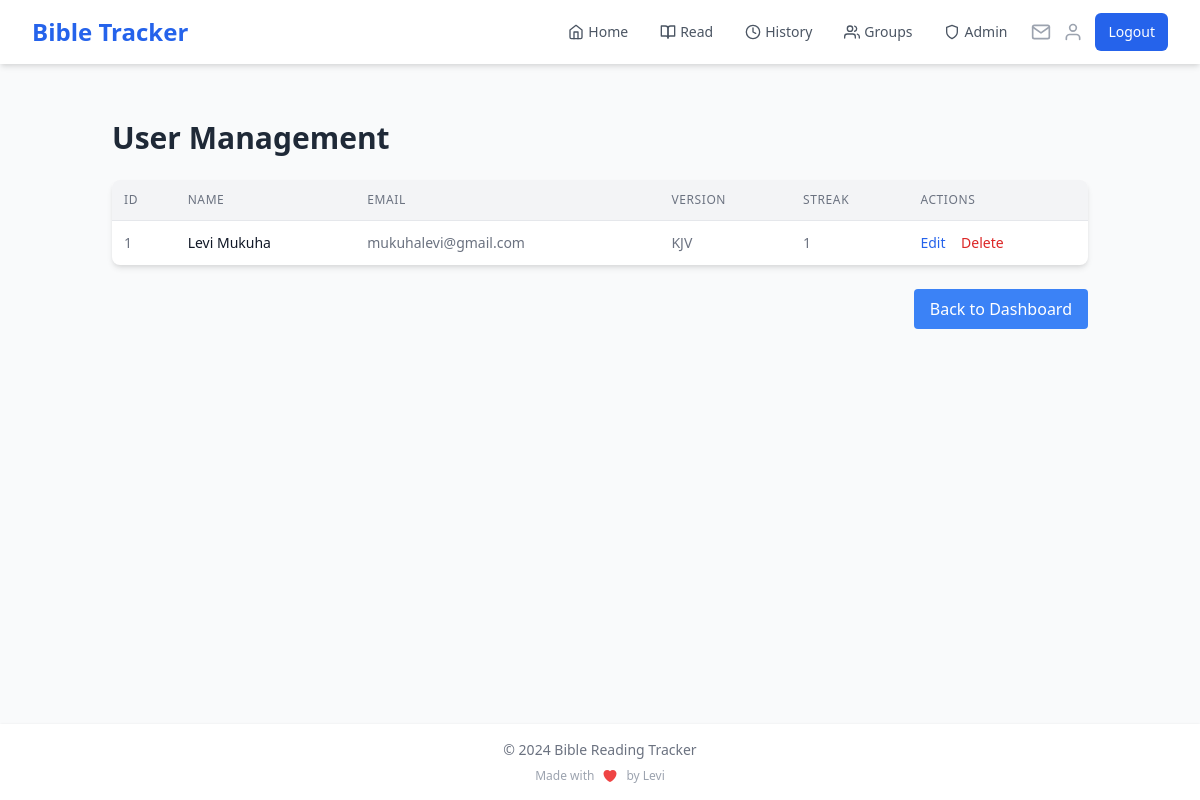
Before: /admin/users (signed in) with the older database file.
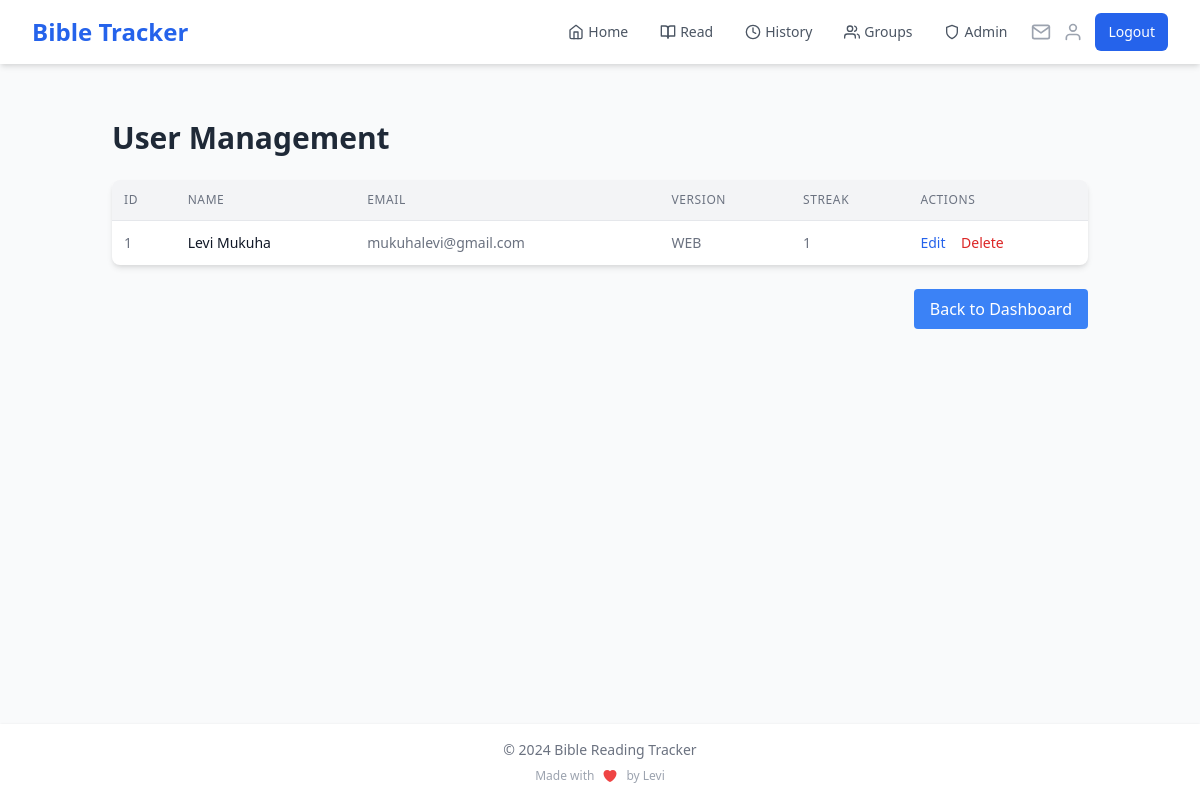
After: the same page with the newer database file.
### app.py (models this page shows)
class User(UserMixin, db.Model):
    id = db.Column(db.Integer, primary_key=True)
    name = db.Column(db.String(100), nullable=False)
    email = db.Column(db.String(120), unique=True, nullable=False, index=True)
    password_hash = db.Column(db.String(200), nullable=False)
    streak = db.Column(db.Integer, default=0)
    last_read_date = db.Column(db.DateTime, index=True)
    readings = db.relationship('Reading', backref='user', lazy='dynamic')
    preferred_version = db.Column(db.String(10), default='KJV')
    created_groups = db.relationship('ReadingGroup', backref='creator', lazy='dynamic')
    group_memberships = db.relationship('GroupMember', backref='user', lazy='dynamic')

### app.py (the view)
@app.route('/admin/users')
@login_required
@admin_required
def admin_users():
    page = request.args.get('page', 1, type=int)
    per_page = 20
    users = User.query.paginate(page=page, per_page=per_page, error_out=False)
    return render_template('admin/users.html', users=users)

### app.py (called while the page is built)
@login_manager.user_loader
def load_user(user_id):
    if 'user_id' in session:
        return User.query.get(int(session['user_id']))
    return None

@app.context_processor
def inject_user_name():
    if current_user.is_authenticated:
        return dict(user_name=current_user.name)
    return dict(user_name='Guest')

@app.context_processor
def inject_invitation_count():
    if current_user.is_authenticated:
        invitation_count = GroupInvitation.query.filter(
            GroupInvitation.email == current_user.email,
            GroupInvitation.used == False,
            GroupInvitation.expires_at > datetime.utcnow()
        ).count()
        return dict(invitation_count=invitation_count)
    return dict(invitation_count=0)

def admin_required(f):
    @wraps(f)
    def decorated_function(*args, **kwargs):
        if not current_user.is_authenticated or current_user.email.lower() != 'mukuhalevi@gmail.com'.lower():
            flash('You do not have permission to access the admin panel.')
            return redirect(url_for('home'))
        return f(*args, **kwargs)
    return decorated_function

### templates/admin/users.html (shortened to what this page needs)
{% extends "base.html" %}
{% block content %}
<div class="container mx-auto p-6">
    <h1 class="text-3xl font-bold mb-6 text-gray-800">User Management</h1>
    <div class="bg-white shadow-md rounded-lg overflow-hidden">
        <table class="w-full">
            <thead class="bg-gray-100 border-b">
                <tr>
                    <th class="p-3 text-left text-xs font-medium text-gray-500 uppercase tracking-wider">ID</th>
                    <th class="p-3 text-left text-xs font-medium text-gray-500 uppercase tracking-wider">Name</th>
                    <th class="p-3 text-left text-xs font-medium text-gray-500 uppercase tracking-wider">Email</th>
                    <th class="p-3 text-left text-xs font-medium text-gray-500 uppercase tracking-wider">Version</th>
                    <th class="p-3 text-left text-xs font-medium text-gray-500 uppercase tracking-wider">Streak</th>
                    <th class="p-3 text-left text-xs font-medium text-gray-500 uppercase tracking-wider">Actions</th>
                </tr>
            </thead>
            <tbody class="divide-y divide-gray-200">
                {% for user in users.items %}
                <tr class="hover:bg-gray-50">
                    <td class="p-3 whitespace-nowrap text-sm text-gray-500">{{ user.id }}</td>
                    <td class="p-3 whitespace-nowrap text-sm font-medium text-gray-900">{{ user.name }}</td>
                    <td class="p-3 whitespace-nowrap text-sm text-gray-500">{{ user.email }}</td>
                    <td class="p-3 whitespace-nowrap text-sm text-gray-500">{{ user.preferred_version }}</td>
                    <td class="p-3 whitespace-nowrap text-sm text-gray-500">{{ user.streak }}</td>
                    <td class="p-3 whitespace-nowrap text-sm font-medium">
                        <a href="{{ url_for('admin_edit_user', user_id=user.id) }}" class="text-blue-600 hover:text-blue-900 mr-3">Edit</a>
                        <form method="POST" action="{{ url_for('admin_delete_user', user_id=user.id) }}" class="inline">
                            <button type="submit" class="text-red-600 hover:text-red-900" onclick="return confirm('Are you sure?')">Delete</button>
                        </form>
                    </td>
                </tr>
                {% endfor %}
            </tbody>
        </table>
    </div>
    <div class="mt-6 flex items-center justify-between">
        <a href="{{ url_for('admin_dashboard') }}" class="px-4 py-2 bg-blue-500 text-white rounded hover:bg-blue-600">
            Back to Dashboard
        </a>
    </div>
</div>
{% endblock %}

### templates/base.html (shortened to what this page needs)
<!DOCTYPE html>
<html lang="en">
<head>
    <link href="https://cdn.jsdelivr.net/npm/tailwindcss@2.2.19/dist/tailwind.min.css" rel="stylesheet">
</head>
<body class="bg-gray-50 min-h-screen flex flex-col">
    <nav class="bg-white shadow-md">
        <div class="max-w-7xl mx-auto px-4 sm:px-6 lg:px-8">
            <div class="flex justify-between h-16 items-center">
                <div class="flex items-center justify-between w-full">
                    <div class="flex items-center">
                        <a href="{{ url_for('home') }}" class="text-xl sm:text-2xl font-bold text-blue-600">Bible Tracker</a>
                    </div>
                    <div class="flex items-center">
                        {% if current_user.is_authenticated %}
                        <div class="hidden sm:flex space-x-4 mr-4">
                            <a href="{{ url_for('home') }}" class="text-gray-600 hover:text-blue-600 px-2 py-1 text-sm font-medium flex items-center">
                                <i data-feather="home" class="mr-1 h-4 w-4"></i>Home
                            </a>
                            <a href="{{ url_for('read') }}" class="text-gray-600 hover:text-blue-600 px-2 py-1 text-sm font-medium flex items-center">
                                <i data-feather="book-open" class="mr-1 h-4 w-4"></i>Read
                            </a>
                            <a href="{{ url_for('history') }}" class="text-gray-600 hover:text-blue-600 px-2 py-1 text-sm font-medium flex items-center">
                                <i data-feather="clock" class="mr-1 h-4 w-4"></i>History
                            </a>
                            <a href="{{ url_for('list_groups') }}" class="text-gray-600 hover:text-blue-600 px-2 py-1 text-sm font-medium flex items-center">
                                <i data-feather="users" class="mr-1 h-4 w-4"></i>Groups
                            </a>
                            {% if current_user.email.lower() == 'mukuhalevi@gmail.com' %}
                            <div class="relative group">
                                <a href="{{ url_for('admin_dashboard') }}" class="text-gray-600 hover:text-blue-600 px-2 py-1 text-sm font-medium flex items-center">
                                    <i data-feather="shield" class="mr-1 h-4 w-4"></i>Admin
                                </a>
                            </div>
                            {% endif %}
                        </div>
                        <div class="flex items-center space-x-3">
                            <a href="{{ url_for('view_invitations') }}" class="relative">
                                <i data-feather="mail" class="h-5 w-5 text-gray-400 hover:text-blue-600"></i>
                            </a>
                            <a href="{{ url_for('profile') }}" class="">
                                <i data-feather="user" class="h-5 w-5 text-gray-400 hover:text-blue-600"></i>
                            </a>
                            <a href="{{ url_for('logout') }}" class="hidden sm:inline-flex items-center px-3 py-2 border border-transparent text-sm font-medium rounded-md text-white bg-blue-600 hover:bg-blue-700">
                                Logout
                            </a>
                        </div>
                        {% endif %}
                    </div>
                </div>
            </div>
        </div>
    </nav>
    <main class="flex-grow container max-w-7xl mx-auto px-4 sm:px-6 lg:px-8 py-8">
        {% block content %}
        {% endblock %}
    </main>
    <footer class="bg-white shadow">
        <div class="max-w-7xl mx-auto py-4 px-4 sm:px-6 lg:px-8 text-center">
            <div class="text-gray-500 text-sm">
                © 2024 Bible Reading Tracker
            </div>
            <div class="mt-2 text-xs text-gray-400 flex items-center justify-center">
                <span class="mr-2">Made with</span>
                <span class="ml-2">by Levi</span>
            </div>
        </div>
    </footer>
</body>
</html>

Changed rows visible on the page:
changed User "Levi Mukuha": preferred_version "KJV" → "WEB"
